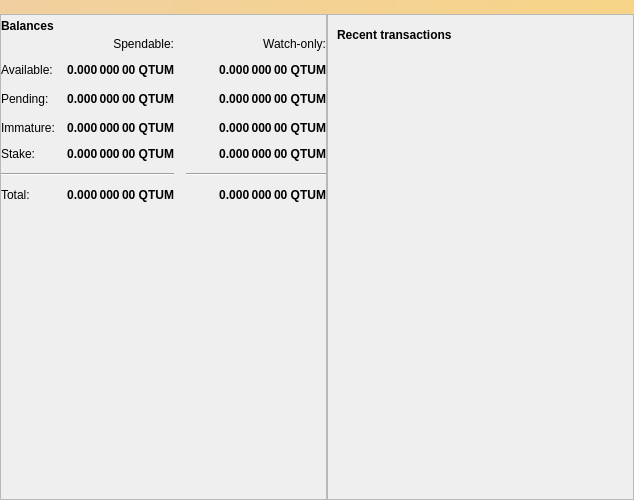
<?xml version="1.0" encoding="UTF-8"?>
<ui version="4.0">
 <class>OverviewPage</class>
 <widget class="QWidget" name="OverviewPage">
  <property name="geometry">
   <rect>
    <x>0</x>
    <y>0</y>
    <width>634</width>
    <height>500</height>
   </rect>
  </property>
  <property name="minimumSize">
   <size>
    <width>0</width>
    <height>500</height>
   </size>
  </property>
  <property name="windowTitle">
   <string>Form</string>
  </property>
  <layout class="QVBoxLayout" name="topLayout">
   <property name="spacing">
    <number>0</number>
   </property>
   <property name="leftMargin">
    <number>0</number>
   </property>
   <property name="topMargin">
    <number>0</number>
   </property>
   <property name="rightMargin">
    <number>0</number>
   </property>
   <property name="bottomMargin">
    <number>0</number>
   </property>
   <item>
    <widget class="QLabel" name="labelAlerts">
     <property name="visible">
      <bool>false</bool>
     </property>
     <property name="styleSheet">
      <string notr="true">QLabel { background-color: qlineargradient(x1: 0, y1: 0, x2: 1, y2: 0, stop:0 #F0D0A0, stop:1 #F8D488); color:#000000; }</string>
     </property>
     <property name="wordWrap">
      <bool>true</bool>
     </property>
     <property name="margin">
      <number>3</number>
     </property>
     <property name="textInteractionFlags">
      <set>Qt::TextSelectableByMouse</set>
     </property>
    </widget>
   </item>
   <item>
    <layout class="QHBoxLayout" name="horizontalLayout" stretch="1,1">
     <item>
      <layout class="QVBoxLayout" name="verticalLayout_2">
       <item>
        <widget class="QFrame" name="frame">
         <property name="frameShape">
          <enum>QFrame::StyledPanel</enum>
         </property>
         <property name="frameShadow">
          <enum>QFrame::Raised</enum>
         </property>
         <layout class="QVBoxLayout" name="verticalLayout_4">
          <property name="spacing">
           <number>0</number>
          </property>
          <property name="leftMargin">
           <number>0</number>
          </property>
          <property name="topMargin">
           <number>0</number>
          </property>
          <property name="rightMargin">
           <number>0</number>
          </property>
          <property name="bottomMargin">
           <number>0</number>
          </property>
          <item>
           <layout class="QHBoxLayout" name="horizontalLayout_4">
            <item>
             <widget class="QLabel" name="label_5">
              <property name="font">
               <font>
                <weight>75</weight>
                <bold>true</bold>
               </font>
              </property>
              <property name="text">
               <string>Balances</string>
              </property>
             </widget>
            </item>
            <item>
             <widget class="QPushButton" name="labelWalletStatus">
              <property name="enabled">
               <bool>true</bool>
              </property>
              <property name="maximumSize">
               <size>
                <width>30</width>
                <height>16777215</height>
               </size>
              </property>
              <property name="toolTip">
               <string>The displayed information may be out of date. Your wallet automatically synchronizes with the Qtum network after a connection is established, but this process has not completed yet.</string>
              </property>
              <property name="text">
               <string/>
              </property>
              <property name="icon">
               <iconset resource="../bitcoin.qrc">
                <normaloff>:/icons/warning</normaloff>
                <disabledoff>:/icons/warning</disabledoff>:/icons/warning</iconset>
              </property>
              <property name="iconSize">
               <size>
                <width>24</width>
                <height>24</height>
               </size>
              </property>
              <property name="flat">
               <bool>true</bool>
              </property>
             </widget>
            </item>
            <item>
             <spacer name="horizontalSpacer_3">
              <property name="orientation">
               <enum>Qt::Horizontal</enum>
              </property>
              <property name="sizeHint" stdset="0">
               <size>
                <width>40</width>
                <height>20</height>
               </size>
              </property>
             </spacer>
            </item>
           </layout>
          </item>
          <item>
           <layout class="QGridLayout" name="gridLayout">
            <property name="spacing">
             <number>12</number>
            </property>
            <item row="2" column="3">
             <spacer name="horizontalSpacer_2">
              <property name="orientation">
               <enum>Qt::Horizontal</enum>
              </property>
              <property name="sizeHint" stdset="0">
               <size>
                <width>40</width>
                <height>20</height>
               </size>
              </property>
             </spacer>
            </item>
            <item row="2" column="0">
             <widget class="QLabel" name="labelPendingText">
              <property name="text">
               <string>Pending:</string>
              </property>
             </widget>
            </item>
            <item row="1" column="1">
             <widget class="QLabel" name="labelBalance">
              <property name="font">
               <font>
                <weight>75</weight>
                <bold>true</bold>
               </font>
              </property>
              <property name="cursor">
               <cursorShape>IBeamCursor</cursorShape>
              </property>
              <property name="toolTip">
               <string>Your current spendable balance</string>
              </property>
              <property name="text">
               <string notr="true">0.000 000 00 QTUM</string>
              </property>
              <property name="alignment">
               <set>Qt::AlignRight|Qt::AlignTrailing|Qt::AlignVCenter</set>
              </property>
              <property name="textInteractionFlags">
               <set>Qt::LinksAccessibleByMouse|Qt::TextSelectableByKeyboard|Qt::TextSelectableByMouse</set>
              </property>
             </widget>
            </item>
            <item row="6" column="1">
             <widget class="QLabel" name="labelTotal">
              <property name="font">
               <font>
                <weight>75</weight>
                <bold>true</bold>
               </font>
              </property>
              <property name="cursor">
               <cursorShape>IBeamCursor</cursorShape>
              </property>
              <property name="toolTip">
               <string>Your current total balance</string>
              </property>
              <property name="text">
               <string notr="true">0.000 000 00 QTUM</string>
              </property>
              <property name="alignment">
               <set>Qt::AlignRight|Qt::AlignTrailing|Qt::AlignVCenter</set>
              </property>
              <property name="textInteractionFlags">
               <set>Qt::LinksAccessibleByMouse|Qt::TextSelectableByKeyboard|Qt::TextSelectableByMouse</set>
              </property>
             </widget>
            </item>
            <item row="4" column="1">
             <widget class="QLabel" name="labelStake">
              <property name="font">
               <font>
                <weight>75</weight>
                <bold>true</bold>
               </font>
              </property>
              <property name="text">
               <string>0.000 000 00 QTUM</string>
              </property>
              <property name="alignment">
               <set>Qt::AlignRight|Qt::AlignTrailing|Qt::AlignVCenter</set>
              </property>
             </widget>
            </item>
            <item row="3" column="0">
             <widget class="QLabel" name="labelImmatureText">
              <property name="text">
               <string>Immature:</string>
              </property>
             </widget>
            </item>
            <item row="5" column="0" colspan="2">
             <widget class="Line" name="line">
              <property name="orientation">
               <enum>Qt::Horizontal</enum>
              </property>
             </widget>
            </item>
            <item row="0" column="1">
             <widget class="QLabel" name="labelSpendable">
              <property name="text">
               <string>Spendable:</string>
              </property>
              <property name="alignment">
               <set>Qt::AlignRight|Qt::AlignTrailing|Qt::AlignVCenter</set>
              </property>
             </widget>
            </item>
            <item row="2" column="1">
             <widget class="QLabel" name="labelUnconfirmed">
              <property name="font">
               <font>
                <weight>75</weight>
                <bold>true</bold>
               </font>
              </property>
              <property name="cursor">
               <cursorShape>IBeamCursor</cursorShape>
              </property>
              <property name="toolTip">
               <string>Total of transactions that have yet to be confirmed, and do not yet count toward the spendable balance</string>
              </property>
              <property name="text">
               <string notr="true">0.000 000 00 QTUM</string>
              </property>
              <property name="alignment">
               <set>Qt::AlignRight|Qt::AlignTrailing|Qt::AlignVCenter</set>
              </property>
              <property name="textInteractionFlags">
               <set>Qt::LinksAccessibleByMouse|Qt::TextSelectableByKeyboard|Qt::TextSelectableByMouse</set>
              </property>
             </widget>
            </item>
            <item row="4" column="0">
             <widget class="QLabel" name="labelStakeText">
              <property name="text">
               <string>Stake:</string>
              </property>
             </widget>
            </item>
            <item row="3" column="1">
             <widget class="QLabel" name="labelImmature">
              <property name="font">
               <font>
                <weight>75</weight>
                <bold>true</bold>
               </font>
              </property>
              <property name="cursor">
               <cursorShape>IBeamCursor</cursorShape>
              </property>
              <property name="toolTip">
               <string>Mined balance that has not yet matured</string>
              </property>
              <property name="text">
               <string notr="true">0.000 000 00 QTUM</string>
              </property>
              <property name="alignment">
               <set>Qt::AlignRight|Qt::AlignTrailing|Qt::AlignVCenter</set>
              </property>
              <property name="textInteractionFlags">
               <set>Qt::LinksAccessibleByMouse|Qt::TextSelectableByKeyboard|Qt::TextSelectableByMouse</set>
              </property>
             </widget>
            </item>
            <item row="1" column="0">
             <widget class="QLabel" name="labelBalanceText">
              <property name="text">
               <string>Available:</string>
              </property>
             </widget>
            </item>
            <item row="6" column="0">
             <widget class="QLabel" name="labelTotalText">
              <property name="text">
               <string>Total:</string>
              </property>
             </widget>
            </item>
            <item row="7" column="1">
             <spacer name="verticalSpacer">
              <property name="orientation">
               <enum>Qt::Vertical</enum>
              </property>
              <property name="sizeHint" stdset="0">
               <size>
                <width>20</width>
                <height>40</height>
               </size>
              </property>
             </spacer>
            </item>
            <item row="6" column="2">
             <widget class="QLabel" name="labelWatchTotal">
              <property name="font">
               <font>
                <weight>75</weight>
                <bold>true</bold>
               </font>
              </property>
              <property name="cursor">
               <cursorShape>IBeamCursor</cursorShape>
              </property>
              <property name="toolTip">
               <string>Current total balance in watch-only addresses</string>
              </property>
              <property name="text">
               <string notr="true">0.000 000 00 QTUM</string>
              </property>
              <property name="alignment">
               <set>Qt::AlignRight|Qt::AlignTrailing|Qt::AlignVCenter</set>
              </property>
              <property name="textInteractionFlags">
               <set>Qt::LinksAccessibleByMouse|Qt::TextSelectableByKeyboard|Qt::TextSelectableByMouse</set>
              </property>
             </widget>
            </item>
            <item row="5" column="2">
             <widget class="Line" name="lineWatchBalance">
              <property name="sizePolicy">
               <sizepolicy hsizetype="Preferred" vsizetype="Fixed">
                <horstretch>0</horstretch>
                <verstretch>0</verstretch>
               </sizepolicy>
              </property>
              <property name="minimumSize">
               <size>
                <width>140</width>
                <height>0</height>
               </size>
              </property>
              <property name="orientation">
               <enum>Qt::Horizontal</enum>
              </property>
             </widget>
            </item>
            <item row="4" column="2">
             <widget class="QLabel" name="labelWatchStake">
              <property name="font">
               <font>
                <weight>75</weight>
                <bold>true</bold>
               </font>
              </property>
              <property name="text">
               <string>0.000 000 00 QTUM</string>
              </property>
              <property name="alignment">
               <set>Qt::AlignRight|Qt::AlignTrailing|Qt::AlignVCenter</set>
              </property>
             </widget>
            </item>
            <item row="3" column="2">
             <widget class="QLabel" name="labelWatchImmature">
              <property name="font">
               <font>
                <weight>75</weight>
                <bold>true</bold>
               </font>
              </property>
              <property name="cursor">
               <cursorShape>IBeamCursor</cursorShape>
              </property>
              <property name="toolTip">
               <string>Mined balance in watch-only addresses that has not yet matured</string>
              </property>
              <property name="text">
               <string notr="true">0.000 000 00 QTUM</string>
              </property>
              <property name="alignment">
               <set>Qt::AlignRight|Qt::AlignTrailing|Qt::AlignVCenter</set>
              </property>
              <property name="textInteractionFlags">
               <set>Qt::LinksAccessibleByMouse|Qt::TextSelectableByKeyboard|Qt::TextSelectableByMouse</set>
              </property>
             </widget>
            </item>
            <item row="2" column="2">
             <widget class="QLabel" name="labelWatchPending">
              <property name="font">
               <font>
                <weight>75</weight>
                <bold>true</bold>
               </font>
              </property>
              <property name="cursor">
               <cursorShape>IBeamCursor</cursorShape>
              </property>
              <property name="toolTip">
               <string>Unconfirmed transactions to watch-only addresses</string>
              </property>
              <property name="text">
               <string notr="true">0.000 000 00 QTUM</string>
              </property>
              <property name="alignment">
               <set>Qt::AlignRight|Qt::AlignTrailing|Qt::AlignVCenter</set>
              </property>
              <property name="textInteractionFlags">
               <set>Qt::LinksAccessibleByMouse|Qt::TextSelectableByKeyboard|Qt::TextSelectableByMouse</set>
              </property>
             </widget>
            </item>
            <item row="1" column="2">
             <widget class="QLabel" name="labelWatchAvailable">
              <property name="font">
               <font>
                <weight>75</weight>
                <bold>true</bold>
               </font>
              </property>
              <property name="cursor">
               <cursorShape>IBeamCursor</cursorShape>
              </property>
              <property name="toolTip">
               <string>Your current balance in watch-only addresses</string>
              </property>
              <property name="text">
               <string notr="true">0.000 000 00 QTUM</string>
              </property>
              <property name="alignment">
               <set>Qt::AlignRight|Qt::AlignTrailing|Qt::AlignVCenter</set>
              </property>
              <property name="textInteractionFlags">
               <set>Qt::LinksAccessibleByMouse|Qt::TextSelectableByKeyboard|Qt::TextSelectableByMouse</set>
              </property>
             </widget>
            </item>
            <item row="0" column="2">
             <widget class="QLabel" name="labelWatchonly">
              <property name="text">
               <string>Watch-only:</string>
              </property>
              <property name="alignment">
               <set>Qt::AlignRight|Qt::AlignTrailing|Qt::AlignVCenter</set>
              </property>
              <property name="textInteractionFlags">
               <set>Qt::LinksAccessibleByMouse|Qt::TextSelectableByKeyboard|Qt::TextSelectableByMouse</set>
              </property>
             </widget>
            </item>
           </layout>
          </item>
         </layout>
        </widget>
       </item>
      </layout>
     </item>
     <item>
      <layout class="QVBoxLayout" name="verticalLayout_3">
       <item>
        <widget class="QFrame" name="logTransactionsFrame">
         <property name="frameShape">
          <enum>QFrame::StyledPanel</enum>
         </property>
         <property name="frameShadow">
          <enum>QFrame::Raised</enum>
         </property>
         <layout class="QVBoxLayout" name="verticalLayout">
          <item>
           <layout class="QHBoxLayout" name="horizontalLayout_2">
            <item>
             <widget class="QLabel" name="label_4">
              <property name="font">
               <font>
                <weight>75</weight>
                <bold>true</bold>
               </font>
              </property>
              <property name="text">
               <string>Recent transactions</string>
              </property>
             </widget>
            </item>
            <item>
             <widget class="QPushButton" name="labelTransactionsStatus">
              <property name="enabled">
               <bool>true</bool>
              </property>
              <property name="maximumSize">
               <size>
                <width>30</width>
                <height>16777215</height>
               </size>
              </property>
              <property name="toolTip">
               <string>The displayed information may be out of date. Your wallet automatically synchronizes with the Qtum network after a connection is established, but this process has not completed yet.</string>
              </property>
              <property name="text">
               <string/>
              </property>
              <property name="icon">
               <iconset resource="../bitcoin.qrc">
                <normaloff>:/icons/warning</normaloff>
                <disabledoff>:/icons/warning</disabledoff>:/icons/warning</iconset>
              </property>
              <property name="iconSize">
               <size>
                <width>24</width>
                <height>24</height>
               </size>
              </property>
              <property name="flat">
               <bool>true</bool>
              </property>
             </widget>
            </item>
            <item>
             <spacer name="horizontalSpacer">
              <property name="orientation">
               <enum>Qt::Horizontal</enum>
              </property>
              <property name="sizeHint" stdset="0">
               <size>
                <width>40</width>
                <height>20</height>
               </size>
              </property>
             </spacer>
            </item>
           </layout>
          </item>
          <item>
           <widget class="QListView" name="listTransactions">
            <property name="styleSheet">
             <string notr="true">QListView { background: transparent; }</string>
            </property>
            <property name="frameShape">
             <enum>QFrame::NoFrame</enum>
            </property>
            <property name="verticalScrollBarPolicy">
             <enum>Qt::ScrollBarAlwaysOff</enum>
            </property>
            <property name="horizontalScrollBarPolicy">
             <enum>Qt::ScrollBarAlwaysOff</enum>
            </property>
            <property name="selectionMode">
             <enum>QAbstractItemView::NoSelection</enum>
            </property>
           </widget>
          </item>
         </layout>
        </widget>
       </item>
      </layout>
     </item>
    </layout>
   </item>
  </layout>
 </widget>
 <resources>
  <include location="../bitcoin.qrc"/>
 </resources>
 <connections/>
</ui>
